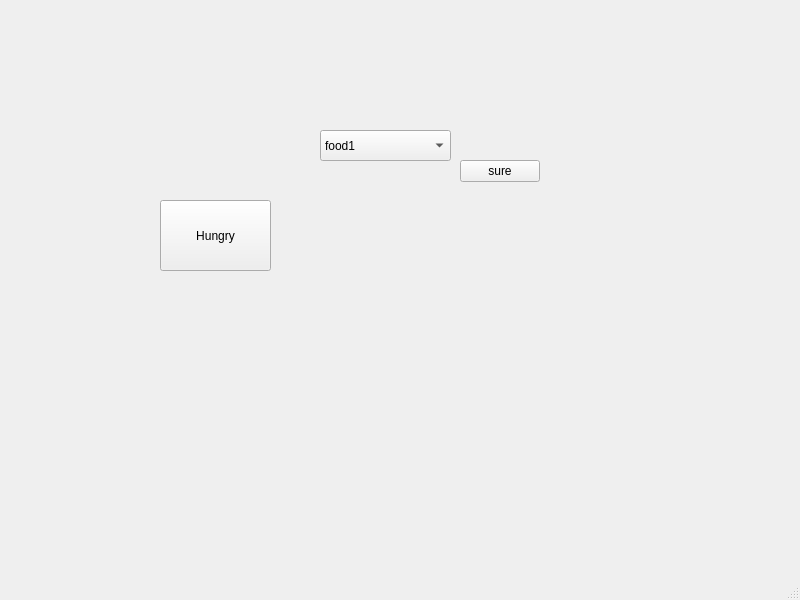
<?xml version="1.0" encoding="UTF-8"?>
<ui version="4.0">
 <class>MainWindow</class>
 <widget class="QMainWindow" name="MainWindow">
  <property name="geometry">
   <rect>
    <x>0</x>
    <y>0</y>
    <width>800</width>
    <height>600</height>
   </rect>
  </property>
  <property name="windowTitle">
   <string>MainWindow</string>
  </property>
  <widget class="QWidget" name="centralwidget">
   <widget class="QPushButton" name="hungry">
    <property name="geometry">
     <rect>
      <x>160</x>
      <y>200</y>
      <width>111</width>
      <height>71</height>
     </rect>
    </property>
    <property name="text">
     <string>Hungry</string>
    </property>
   </widget>
   <widget class="QComboBox" name="food">
    <property name="geometry">
     <rect>
      <x>320</x>
      <y>130</y>
      <width>131</width>
      <height>31</height>
     </rect>
    </property>
    <item>
     <property name="text">
      <string>food1</string>
     </property>
    </item>
    <item>
     <property name="text">
      <string>food2</string>
     </property>
    </item>
    <item>
     <property name="text">
      <string>food3</string>
     </property>
    </item>
   </widget>
   <widget class="QPushButton" name="confirmBtn">
    <property name="geometry">
     <rect>
      <x>460</x>
      <y>160</y>
      <width>80</width>
      <height>22</height>
     </rect>
    </property>
    <property name="text">
     <string>sure</string>
    </property>
   </widget>
  </widget>
  <widget class="QMenuBar" name="menubar">
   <property name="geometry">
    <rect>
     <x>0</x>
     <y>0</y>
     <width>800</width>
     <height>19</height>
    </rect>
   </property>
  </widget>
  <widget class="QStatusBar" name="statusbar"/>
 </widget>
 <resources/>
 <connections/>
</ui>
